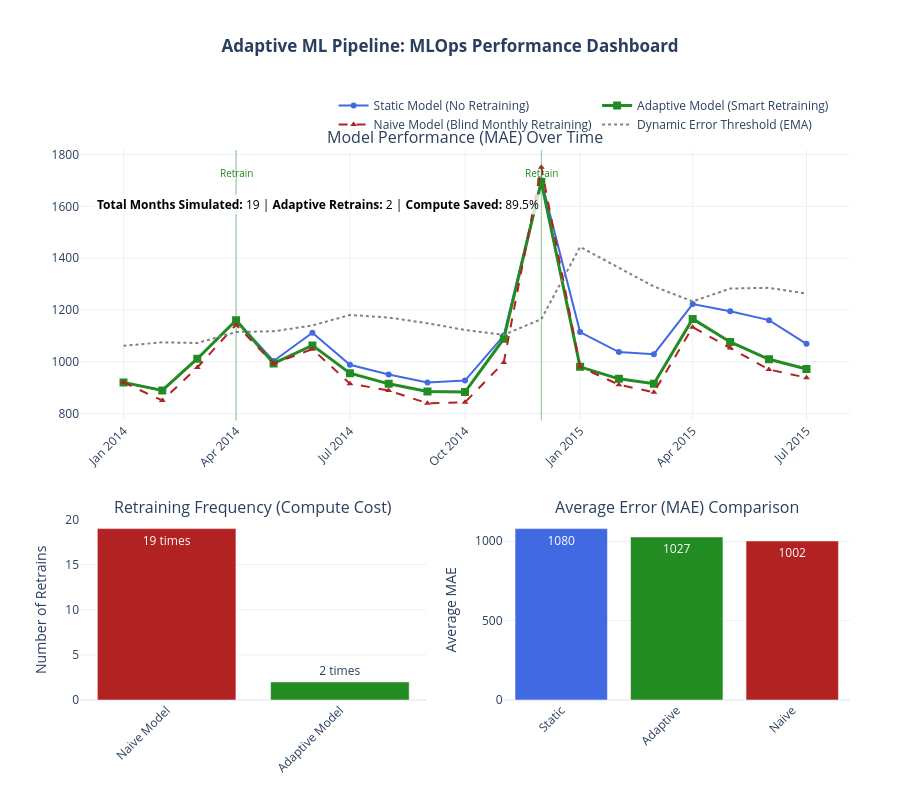

Write notebook code for a chart like this one.
### Code cell
# --- 1. Calculate KPI Metrics for the Dashboard ---
total_months = len(months_list)
adaptive_retrains = len(retraining_events)
naive_retrains = total_months # Naive retrains every month

compute_saved_pct = ((naive_retrains - adaptive_retrains) / naive_retrains) * 100

avg_mae_static = np.mean(history_mae_static)
avg_mae_adaptive = np.mean(history_mae_adaptive)
avg_mae_naive = np.mean(history_mae_naive)

# --- 2. Create Subplot Layout ---
fig = make_subplots(
    rows=2, cols=2,
    specs=[[{"colspan": 2}, None],
           [{}, {}]],
    subplot_titles=(
        "Model Performance (MAE) Over Time",
        "Retraining Frequency (Compute Cost)",
        "Average Error (MAE) Comparison"
    ),
    vertical_spacing=0.18,
    row_heights=[0.6, 0.4]
)

# --- 3. Top Chart: MAE Over Time ---
fig.add_trace(go.Scatter(
    x=months_list, y=history_mae_static,
    mode='lines+markers', name='Static Model (No Retraining)',
    line=dict(color='royalblue', width=2), marker=dict(size=6)
), row=1, col=1)

fig.add_trace(go.Scatter(
    x=months_list, y=history_mae_adaptive,
    mode='lines+markers', name='Adaptive Model (Smart Retraining)',
    line=dict(color='forestgreen', width=3), marker=dict(size=8, symbol='square')
), row=1, col=1)

fig.add_trace(go.Scatter(
    x=months_list, y=history_mae_naive,
    mode='lines+markers', name='Naive Model (Blind Monthly Retraining)',
    line=dict(color='firebrick', width=2, dash='dash'), marker=dict(size=6, symbol='triangle-up')
), row=1, col=1)

# Plot the Dynamic EMA Threshold instead of a static horizontal line
fig.add_trace(go.Scatter(
    x=months_list, y=history_dynamic_threshold,
    mode='lines', name='Dynamic Error Threshold (EMA)',
    line=dict(color='gray', width=2, dash='dot')
), row=1, col=1)

# Add Vertical Lines for Retraining Events
for event in retraining_events:
    fig.add_vline(x=event, line_dash="solid", line_color="forestgreen", line_width=1, opacity=0.5, row=1, col=1)
    fig.add_annotation(x=event, y=max(history_mae_adaptive)*1.02, text="Retrain",
                       showarrow=False, font=dict(color="forestgreen", size=10), row=1, col=1)

# --- 4. Bottom Left Chart: Retraining Frequency ---
fig.add_trace(go.Bar(
    x=['Naive Model', 'Adaptive Model'],
    y=[naive_retrains, adaptive_retrains],
    text=[f'{naive_retrains} times', f'{adaptive_retrains} times'],
    textposition='auto',
    marker_color=['firebrick', 'forestgreen'],
    showlegend = False
), row=2, col=1)

fig.update_yaxes(title_text="Number of Retrains", row=2, col=1)

# --- 5. Bottom Right Chart: Average MAE ---
fig.add_trace(go.Bar(
    x=['Static', 'Adaptive', 'Naive'],
    y=[avg_mae_static, avg_mae_adaptive, avg_mae_naive],
    text=[f'{avg_mae_static:.0f}', f'{avg_mae_adaptive:.0f}', f'{avg_mae_naive:.0f}'],
    textposition='auto',
    marker_color=['royalblue', 'forestgreen', 'firebrick'], 
    showlegend = False
), row=2, col=2)

fig.update_yaxes(title_text="Average MAE", row=2, col=2)

# --- 6. Add KPI Cards as Annotations at the very top ---
fig.add_annotation(
    x=0.02, y=0.92, xref="paper", yref="paper",
    text=f"<b>Total Months Simulated:</b> {total_months} | "
         f"<b>Adaptive Retrains:</b> {adaptive_retrains} | "
         f"<b>Compute Saved:</b> {compute_saved_pct:.1f}%",
    showarrow=False, font=dict(size=12, color="black"),
    align="center",
    bgcolor="rgba(255,255,255,0.8)"
)

# --- 7. Final Layout Adjustments ---
fig.update_layout(
    title_text="<b>Adaptive ML Pipeline: MLOps Performance Dashboard</b>",
    title_x=0.5,
    title_y=0.95,
    height=800,
    margin=dict(t=150, b=100, l=80, r=50),
    template="plotly_white",
    showlegend=True,
    legend=dict(orientation="h", yanchor="bottom", y=1.02, xanchor="right", x=0.98)
)

fig.update_xaxes(tickangle=-45)

# Show the dashboard
fig.show()

### Figure 1 — Plotly figure (JSON) as saved in the notebook; plotly's stock layout.template omitted (floating-point values rounded to 4 significant figures)
{"data": [{"line": {"color": "royalblue", "width": 2}, "marker": {"size": 6}, "mode": "lines+markers", "name": "Static Model (No Retraining)", "type": "scatter", "x": ["2014-01", "2014-02", "2014-03", "2014-04", "2014-05", "2014-06", "2014-07", "2014-08", "2014-09", "2014-10", "2014-11", "2014-12", "2015-01", "2015-02", "2015-03", "2015-04", "2015-05", "2015-06", "2015-07"], "xaxis": "x", "y": [920.4, 889.3, 1012.0, 1161.0, 1003.0, 1112.0, 988.3, 951.2, 919.7, 927.4, 1101.0, 1701.0, 1115.0, 1037.0, 1029.0, 1223.0, 1195.0, 1161.0, 1069.0], "yaxis": "y"}, {"line": {"color": "forestgreen", "width": 3}, "marker": {"size": 8, "symbol": "square"}, "mode": "lines+markers", "name": "Adaptive Model (Smart Retraining)", "type": "scatter", "x": ["2014-01", "2014-02", "2014-03", "2014-04", "2014-05", "2014-06", "2014-07", "2014-08", "2014-09", "2014-10", "2014-11", "2014-12", "2015-01", "2015-02", "2015-03", "2015-04", "2015-05", "2015-06", "2015-07"], "xaxis": "x", "y": [920.4, 889.3, 1012.0, 1161.0, 993.5, 1063.0, 955.8, 914.8, 885.2, 883.2, 1089.0, 1695.0, 980.5, 934.2, 915.6, 1166.0, 1077.0, 1010.0, 971.9], "yaxis": "y"}, {"line": {"color": "firebrick", "dash": "dash", "width": 2}, "marker": {"size": 6, "symbol": "triangle-up"}, "mode": "lines+markers", "name": "Naive Model (Blind Monthly Retraining)", "type": "scatter", "x": ["2014-01", "2014-02", "2014-03", "2014-04", "2014-05", "2014-06", "2014-07", "2014-08", "2014-09", "2014-10", "2014-11", "2014-12", "2015-01", "2015-02", "2015-03", "2015-04", "2015-05", "2015-06", "2015-07"], "xaxis": "x", "y": [920.4, 850.4, 977.9, 1143.0, 993.5, 1049.0, 915.7, 889.1, 839.6, 843.5, 997.5, 1751.0, 980.5, 911.6, 882.1, 1134.0, 1053.0, 970.2, 938.7], "yaxis": "y"}, {"line": {"color": "gray", "dash": "dot", "width": 2}, "mode": "lines", "name": "Dynamic Error Threshold (EMA)", "type": "scatter", "x": ["2014-01", "2014-02", "2014-03", "2014-04", "2014-05", "2014-06", "2014-07", "2014-08", "2014-09", "2014-10", "2014-11", "2014-12", "2015-01", "2015-02", "2015-03", "2015-04", "2015-05", "2015-06", "2015-07"], "xaxis": "x", "y": [1062.0, 1075.0, 1073.0, 1115.0, 1118.0, 1140.0, 1181.0, 1171.0, 1149.0, 1123.0, 1104.0, 1165.0, 1444.0, 1363.0, 1291.0, 1233.0, 1283.0, 1286.0, 1263.0], "yaxis": "y"}, {"marker": {"color": ["firebrick", "forestgreen"]}, "showlegend": false, "text": ["19 times", "2 times"], "textposition": "auto", "type": "bar", "x": ["Naive Model", "Adaptive Model"], "xaxis": "x2", "y": [19, 2], "yaxis": "y2"}, {"marker": {"color": ["royalblue", "forestgreen", "firebrick"]}, "showlegend": false, "text": ["1080", "1027", "1002"], "textposition": "auto", "type": "bar", "x": ["Static", "Adaptive", "Naive"], "xaxis": "x3", "y": [1080.0, 1027.0, 1002.0], "yaxis": "y3"}], "layout": {"annotations": [{"font": {"size": 16}, "showarrow": false, "text": "Model Performance (MAE) Over Time", "x": 0.5, "xanchor": "center", "xref": "paper", "y": 1, "yanchor": "bottom", "yref": "paper"}, {"font": {"size": 16}, "showarrow": false, "text": "Retraining Frequency (Compute Cost)", "x": 0.225, "xanchor": "center", "xref": "paper", "y": 0.328, "yanchor": "bottom", "yref": "paper"}, {"font": {"size": 16}, "showarrow": false, "text": "Average Error (MAE) Comparison", "x": 0.775, "xanchor": "center", "xref": "paper", "y": 0.328, "yanchor": "bottom", "yref": "paper"}, {"font": {"color": "forestgreen", "size": 10}, "showarrow": false, "text": "Retrain", "x": "2014-04", "xref": "x", "y": 1728.0, "yref": "y"}, {"font": {"color": "forestgreen", "size": 10}, "showarrow": false, "text": "Retrain", "x": "2014-12", "xref": "x", "y": 1728.0, "yref": "y"}, {"align": "center", "bgcolor": "rgba(255,255,255,0.8)", "font": {"color": "black", "size": 12}, "showarrow": false, "text": "<b>Total Months Simulated:</b> 19 | <b>Adaptive Retrains:</b> 2 | <b>Compute Saved:</b> 89.5%", "x": 0.02, "xref": "paper", "y": 0.92, "yref": "paper"}], "height": 800, "legend": {"orientation": "h", "x": 0.98, "xanchor": "right", "y": 1.02, "yanchor": "bottom"}, "margin": {"b": 100, "l": 80, "r": 50, "t": 150}, "shapes": [{"line": {"color": "forestgreen", "dash": "solid", "width": 1}, "opacity": 0.5, "type": "line", "x0": "2014-04", "x1": "2014-04", "xref": "x", "y0": 0, "y1": 1, "yref": "y domain"}, {"line": {"color": "forestgreen", "dash": "solid", "width": 1}, "opacity": 0.5, "type": "line", "x0": "2014-12", "x1": "2014-12", "xref": "x", "y0": 0, "y1": 1, "yref": "y domain"}], "showlegend": true, "title": {"text": "<b>Adaptive ML Pipeline: MLOps Performance Dashboard</b>", "x": 0.5, "y": 0.95}, "xaxis": {"anchor": "y", "domain": [0, 1], "tickangle": -45}, "xaxis2": {"anchor": "y2", "domain": [0, 0.45], "tickangle": -45}, "xaxis3": {"anchor": "y3", "domain": [0.55, 1], "tickangle": -45}, "yaxis": {"anchor": "x", "domain": [0.508, 1]}, "yaxis2": {"anchor": "x2", "domain": [0, 0.328], "title": {"text": "Number of Retrains"}}, "yaxis3": {"anchor": "x3", "domain": [0, 0.328], "title": {"text": "Average MAE"}}}}
